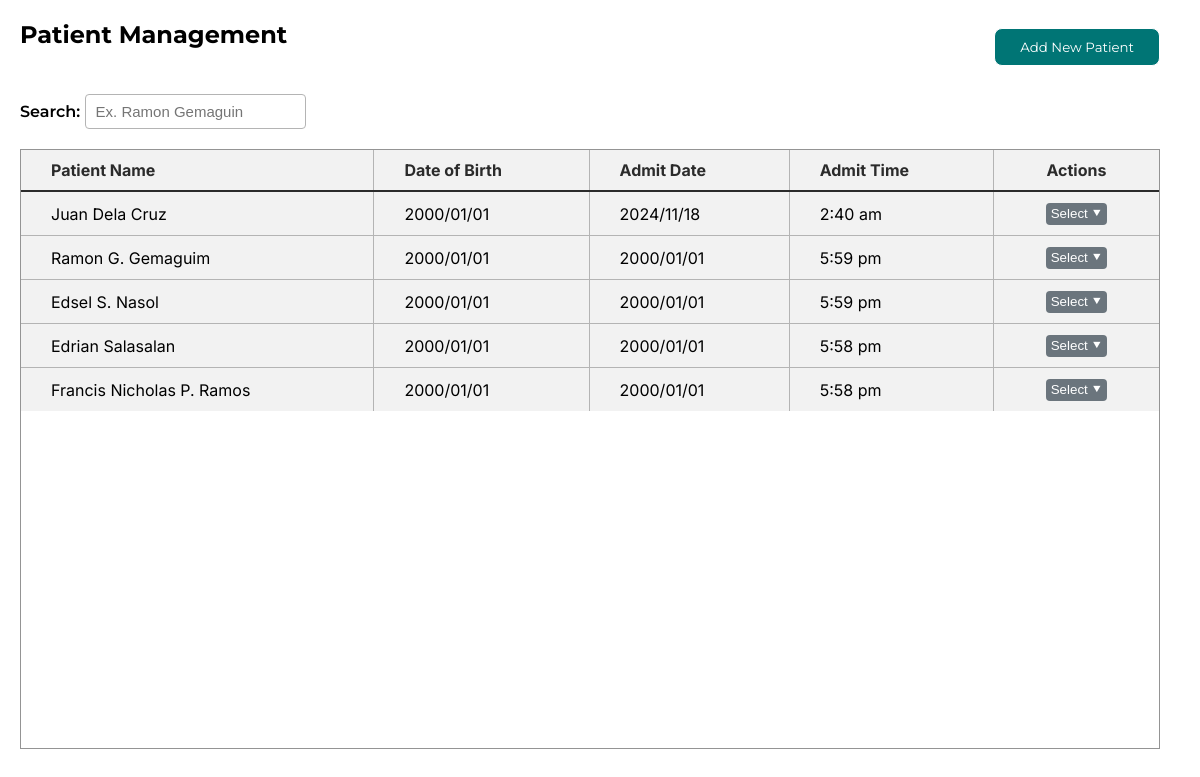
The page /admin/management.php (signed in) on the database as committed earlier.
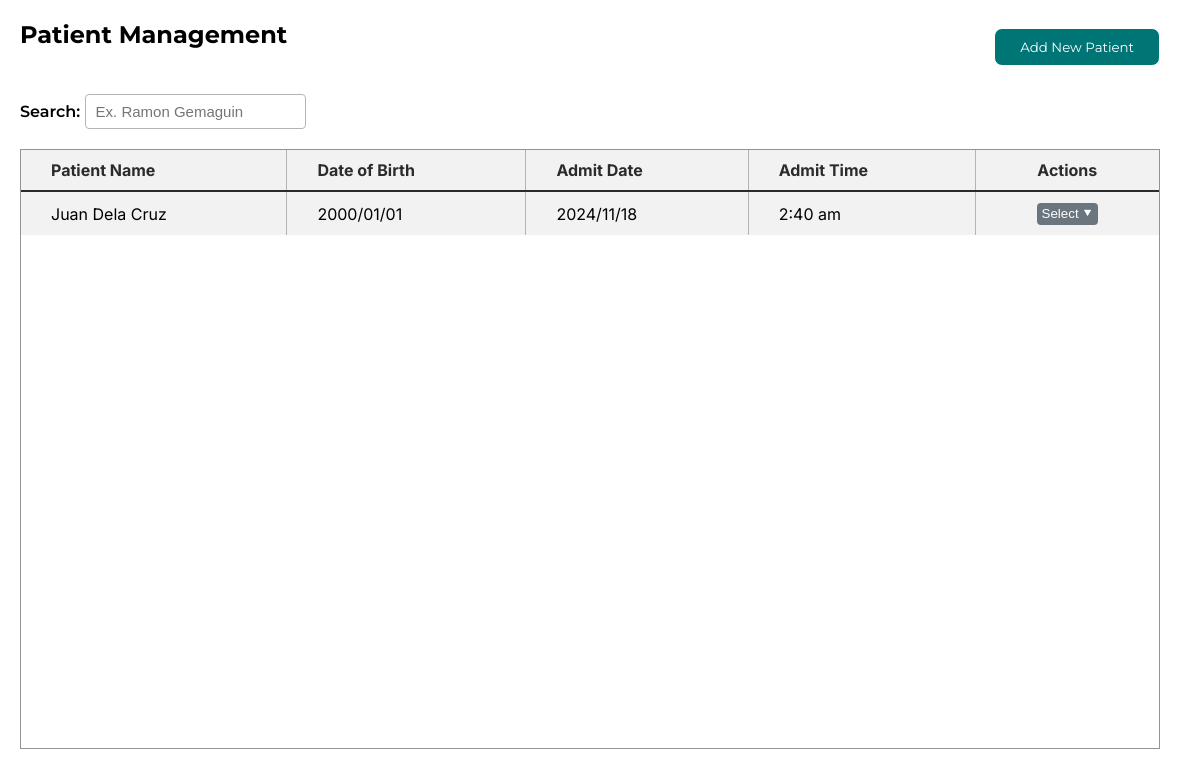
The same page on the database as committed later.
### tables this page shows
CREATE TABLE `patient_management` (
  `id` int(11) NOT NULL,
  `patient_name` varchar(255) NOT NULL,
  `room_number` varchar(5) NOT NULL,
  `date_of_birth` varchar(50) NOT NULL,
  `admit_date` varchar(255) NOT NULL,
  `admit_time` varchar(50) NOT NULL,
  `actions` varchar(255) NOT NULL,
  `device_id` varchar(50) NOT NULL
);

### admin/function/management/display_patient.php (the view, shortened to what this page needs)
<?php
include 'db.php';
$sql = "SELECT id, patient_name, date_of_birth, admit_date, admit_time
        FROM patient_management
        ORDER BY id DESC";
$result = $conn->query($sql);
if ($result && $result->num_rows > 0) {
    while ($row = $result->fetch_assoc()) {
        echo "<tr>
                <td>{$row['patient_name']}</td>
                <td>{$row['date_of_birth']}</td>
                <td>{$row['admit_date']}</td>
                <td>{$row['admit_time']}</td>
                <td style='text-align:center;'>
                    <div class='dropdown' style='text-align:left;'>
                        <button class='dropdown-button' onclick='toggleDropdown(event)'>Select &#11206;</button>
                        <div class='dropdown-menu'>
                            <a href='#' onclick=\"openEditModal(
                                '{$row['id']}',
                                '{$row['patient_name']}',
                                '{$row['date_of_birth']}',
                                '{$row['admit_date']}',
                                '{$row['admit_time']}'
                            )\">Edit</a>
                            <a href='function/management/delete.php?id={$row['id']}' onclick='return confirm(\"Are you sure you want to delete this record PERMANENTLY?\");'>Delete</a>
                        </div>
                    </div>
                </td>
              </tr>";
    }
} else {
    echo "<tr><td colspan='9' style='color: red;'>No records found.</td></tr>";
}
?>

### admin/management.php (shortened to what this page needs)
<!DOCTYPE html>
<html lang="en">
<head>
    <link rel="stylesheet" href="../assets/management.css">
    <link rel="stylesheet" href="../assets/modal/pop.css">
    <link rel="stylesheet" href="../assets/visible_placeholder/search_highlight.css">
    <link rel="stylesheet" href="function/management/delete.css">
    <link rel="stylesheet" href="function/management/edit.css">
</head>
<body>
    <div class="container">
        <div class="top">
            <h2>Patient Management</h2>
            <button class="newPatient" id="openModalBtn">Add New Patient</button>
        </div>
        <div class="searchbar">
            <span class="search">
                Search:
                <input type="text" id="searchInput" placeholder="Ex. Ramon Gemaguin" onkeyup="searchTable()">
            </span>
        </div>
        <div class="table">
            <table id="patientTable">
                <tr>
                    <th style="text-align: left;">Patient Name</th>
                    <th style="text-align: left;">Date of Birth</th>
                    <th style="text-align: left;">Admit Date</th>
                    <th style="text-align: left;">Admit Time</th>
                    <th>Actions</th>
                </tr>
                <tbody id="real-time">
                    <?php include 'function/management/display_patient.php'; ?>
                </tbody>
            </table>
        </div>
    </div>
</body>
</html>

### assets/management.css (style rules this page uses)
* { margin: 0; padding: 0; box-sizing: border-box; }
.container { margin: 20px 0 0 20px; width: 95%; }
.top { display: flex; align-items: center; justify-content: space-between; font-family: 'Montserrat', system-ui, -apple-system, BlinkMacSystemFont, 'Segoe UI', Roboto, Oxygen, Ubuntu, Cantarell, 'Open Sans', 'Helvetica Neue', sans-serif; }
.newPatient { font-family: 'Montserrat', system-ui, -apple-system, BlinkMacSystemFont, 'Segoe UI', Roboto, Oxygen, Ubuntu, Cantarell, 'Open Sans', 'Helvetica Neue', sans-serif; padding: 10px 25px 10px 25px; border: 1px solid; border-radius: 8px; background-color: #007575; color: #ffffff; }
.searchbar, .sort { font-family: 'Montserrat', system-ui, -apple-system, BlinkMacSystemFont, 'Segoe UI', Roboto, Oxygen, Ubuntu, Cantarell, 'Open Sans', 'Helvetica Neue', sans-serif; font-weight: 600; }
.search { margin-right: 50px; }
input { font-size: 15px; height: 35px; padding: 10px; border-radius: 4px; border: 1px solid #636363; }
.table { height: 600px; border: hidden; overflow-y: auto; border: 1px solid #949494; }
table { font-family: 'Inter', system-ui, -apple-system, BlinkMacSystemFont, 'Segoe UI', Roboto, Oxygen, Ubuntu, Cantarell, 'Open Sans', 'Helvetica Neue', sans-serif; border: none; border-collapse: collapse; border-radius: 6px; width: 100%; }
td, th { border: 1px solid #b4b4b4; padding: 10px 30px 10px 30px; background-color: #f2f2f2; }
th { border-bottom: 2px solid; color: #2b2b2b; }
tr:first-child th { border-top: none; }
tr:last-child td { border-bottom: none; }
td:first-child, th:first-child { border-left: none; }
td:last-child, th:last-child { border-right: none; }
.searchbar { margin: 20px 0 20px 0; }

### assets/modal/pop.css (style rules this page uses)
body { font-family: "Montserrat", sans-serif; }

### admin/function/management/delete.css (style rules this page uses)
.dropdown { position: relative; display: inline-block; }
.dropdown-button { padding: 3px 5px 3px 5px; cursor: pointer; border: none; background-color: #6b757d; color: white; border-radius: 4px; }

### admin/function/management/edit.css (style rules this page uses)
h2 { margin-bottom: 25px; }
input { border: 1px solid #b4b4b4; }

Rows that differ between the two databases and show on the page:
removed patient_management: patient_name "Ramon G. Gemaguim", date_of_birth "2000/01/01", admit_date "2000/01/01", admit_time "5:59 pm"
removed patient_management: patient_name "Edsel S. Nasol", date_of_birth "2000/01/01", admit_date "2000/01/01", admit_time "5:59 pm"
removed patient_management: patient_name "Edrian Salasalan", date_of_birth "2000/01/01", admit_date "2000/01/01", admit_time "5:58 pm"
removed patient_management: patient_name "Francis Nicholas P. Ramos", date_of_birth "2000/01/01", admit_date "2000/01/01", admit_time "5:58 pm"
